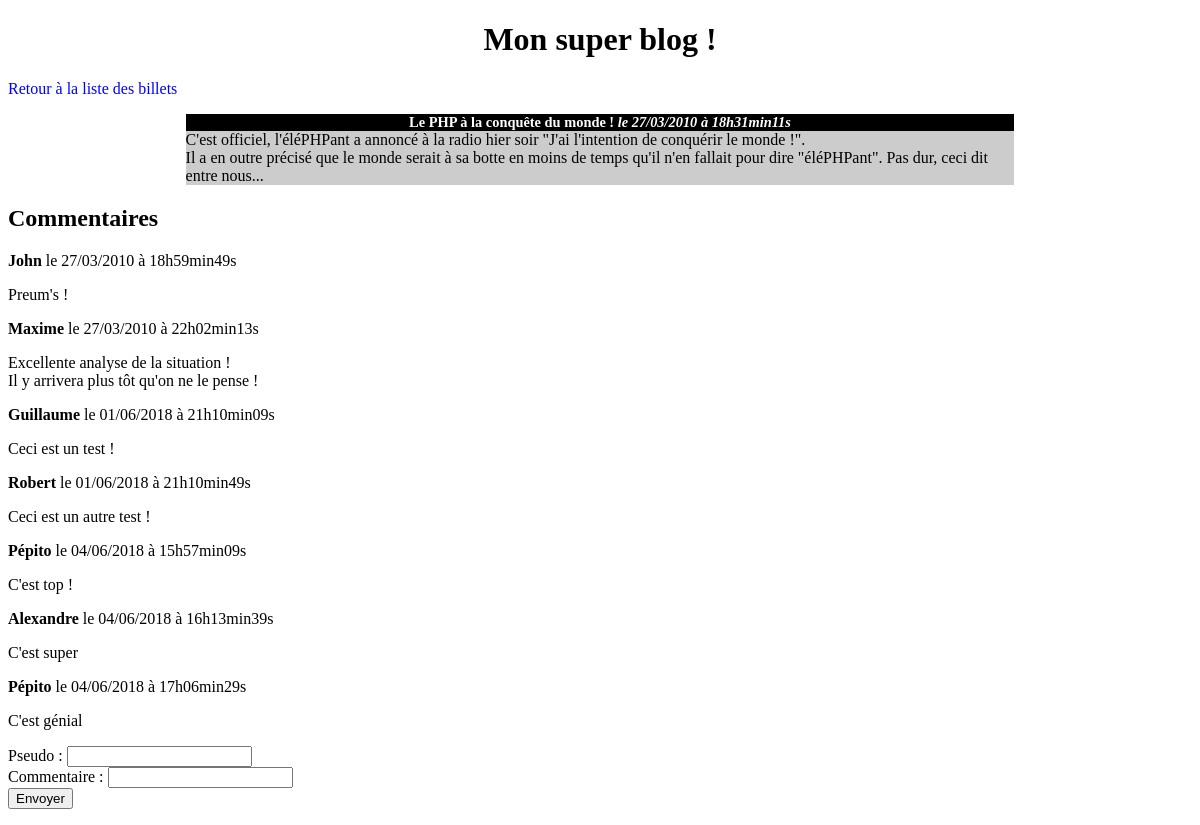
Page /commentList.php?postId=2 on the committed database.
### tables this page shows
CREATE TABLE `posts` (
  `id` int(11) NOT NULL,
  `title` varchar(255) NOT NULL,
  `content` text NOT NULL,
  `creation_date` datetime NOT NULL
);

CREATE TABLE `comments` (
  `id` int(11) NOT NULL,
  `post_id` int(11) NOT NULL,
  `author` varchar(255) NOT NULL,
  `content` text NOT NULL,
  `creation_date` datetime NOT NULL
);

### commentList.php (called while the page is built)
<?php
require('includes/dbConnect.php');
require('models/PostService.php');
$postService = new PostService($databaseHandler);
require('models/CommentService.php');
$commentService = new CommentService($databaseHandler);
$viewData = [];
$postId = isset($_GET['postId']) ? (int) $_GET['postId'] : 0;
$viewData['post'] = $postService->getPost($postId);
$viewData['commentsList'] = $commentService->getCommentsList($postId);
require('views/commentListView.php');

### models/PostService.php (called while the page is built, shortened)
<?php
require('Post.php');
class PostService
{
    private $databaseHandler;
    public function getDatabaseHandler()
    {
        return $this->databaseHandler;
    }
    public function setDatabaseHandler(\PDO $databaseHandler)
    {
        $this->databaseHandler = $databaseHandler;
    }
    public function getPost($id)
    {
        $request = $this->getDatabaseHandler()->prepare('SELECT id, title, content, DATE_FORMAT(creation_date, \'%d/%m/%Y à %Hh%imin%ss\') AS creation_date_fr FROM posts WHERE id = ?');
        $request->execute(array($id));
        $result = $request->fetch();
        $post = new Post();
        $post->setId($result['id']);
        $post->setTitle($result['title']);
        $post->setContent($result['content']);
        $post->setCreationDate($result['creation_date_fr']);
        return $post;
    }
}

### models/CommentService.php (called while the page is built, shortened)
<?php
require('Comment.php');
class CommentService
{
    private $databaseHandler;
    public function getDatabaseHandler()
    {
        return $this->databaseHandler;
    }
    public function setDatabaseHandler(\PDO $databaseHandler)
    {
        $this->databaseHandler = $databaseHandler;
    }
    public function getCommentsList($postId)
    {
        $request = $this->getDatabaseHandler()->prepare('SELECT id, post_id, author, content, DATE_FORMAT(creation_date, \'%d/%m/%Y à %Hh%imin%ss\') AS creation_date_fr FROM comments WHERE post_id = ? ORDER BY creation_date');
        $request->execute(array($postId));
        $resultsList = $request->fetchAll();
        $commentsList = [];
        foreach ($resultsList as $result) {
            $comment = new Comment();
            $comment->setId($result['id']);
            $comment->setPostId($result['post_id']);
            $comment->setAuthor($result['author']);
            $comment->setContent($result['content']);
            $comment->setCreationDate($result['creation_date_fr']);
            $commentsList[] = $comment;
        }
        return $commentsList;
    }
}

### models/Post.php (called while the page is built, shortened)
<?php
class Post
{
    private $title;
    private $content;
    private $creationDate;
    public function getTitle()
    {
        return $this->title;
    }
    public function setTitle($title)
    {
        $this->title = $title;
    }
    public function getContent()
    {
        return $this->content;
    }
    public function setContent($content)
    {
        $this->content = $content;
    }
    public function getCreationDate()
    {
        return $this->creationDate;
    }
    public function setCreationDate($creationDate)
    {
        $this->creationDate = $creationDate;
    }
}

### models/Comment.php (called while the page is built, shortened)
<?php
class Comment
{
    private $author;
    private $content;
    private $creationDate;
    public function getAuthor()
    {
        return $this->author;
    }
    public function setAuthor($author)
    {
        $this->author = $author;
    }
    public function getContent()
    {
        return $this->content;
    }
    public function setContent($content)
    {
        $this->content = $content;
    }
    public function getCreationDate()
    {
        return $this->creationDate;
    }
    public function setCreationDate($creationDate)
    {
        $this->creationDate = $creationDate;
    }
}

### views/commentListView.php (the view, shortened to what this page needs)
<?php
require("views/_headerView.php");
?>
<h1>Mon super blog !</h1>
<p><a href="index.php">Retour à la liste des billets</a></p>
<?php
require("views/_postShowView.php");
?>
<h2>Commentaires</h2>
<?php
foreach ($viewData['commentsList'] as $comment) {
?>
    <p><strong><?php echo htmlspecialchars($comment->getAuthor()); ?></strong> le <?php echo $comment->getCreationDate(); ?></p>
    <p><?php echo nl2br(htmlspecialchars($comment->getContent())); ?></p>
<?php
}
?>
<form action="commentCreate.php" method="post">
    <p>
        <label for="author">Pseudo</label> : <input type="text" name="author" id="author" /><br />
        <label for="content">Commentaire</label> :  <input type="text" name="content" id="content" /><br />
        <input type="submit" value="Envoyer" />
    </p>
</form>
<?php
require("views/_footerView.php");
?>

### views/_postShowView.php (shortened to what this page needs)
<div class="post">
    <h3>
        <?php echo htmlspecialchars($viewData['post']->getTitle()); ?>
        <em>le <?php echo $viewData['post']->getCreationDate(); ?></em>
    </h3>
    <p>
        <?php
            echo nl2br(htmlspecialchars($viewData['post']->getContent()));
        ?>
    </p>
</div>

### css/style.css (style rules this page uses)
h1, h3 { text-align:center; }
h3 { background-color:black; color:white; font-size:0.9em; margin-bottom:0px; }
.post p { background-color:#CCCCCC; margin-top:0px; }
.post { width:70%; margin:auto; }
a { text-decoration: none; color: blue; }

### rows in the picture
posts: title "Le PHP à la conquête du monde !", content "C'est officiel, l'éléPHPant a annoncé à la radio hier soir \"J'ai l'intention de conquérir le monde !\". Il a en outre précisé que le monde serait à sa botte en moins de temps qu'il n'en fallait pour dire \"éléPHPant\". Pas dur, ceci dit entre nous..."
comments: author "John", CreationDate "27/03/2010 à 18h59min49s", content "Preum's !"
comments: author "Maxime", CreationDate "27/03/2010 à 22h02min13s", content "Excellente analyse de la situation ! Il y arrivera plus tôt qu'on ne le pense !"
comments: author "Guillaume", CreationDate "01/06/2018 à 21h10min09s", content "Ceci est un test !"
comments: author "Robert", CreationDate "01/06/2018 à 21h10min49s", content "Ceci est un autre test !"
comments: author "Pépito", CreationDate "04/06/2018 à 15h57min09s", content "C'est top !"
comments: author "Alexandre", CreationDate "04/06/2018 à 16h13min39s", content "C'est super"
comments: author "Pépito", CreationDate "04/06/2018 à 17h06min29s", content "C'est génial"

### other values in the picture
$viewData['post']->getCreationDate() "27/03/2010 à 18h31min11s"
